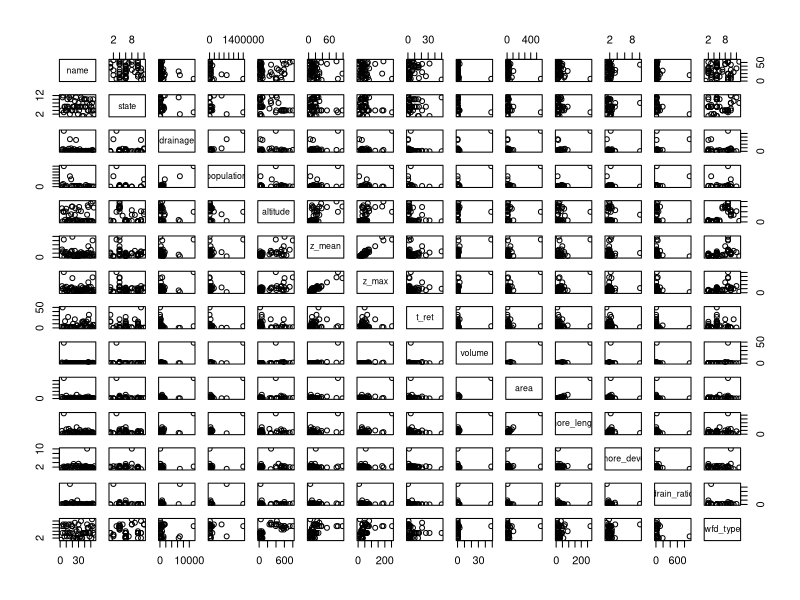
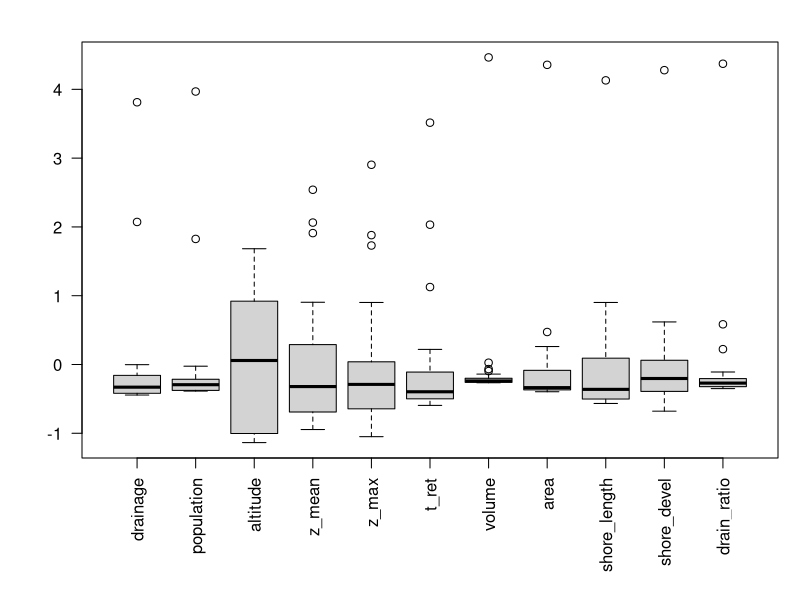
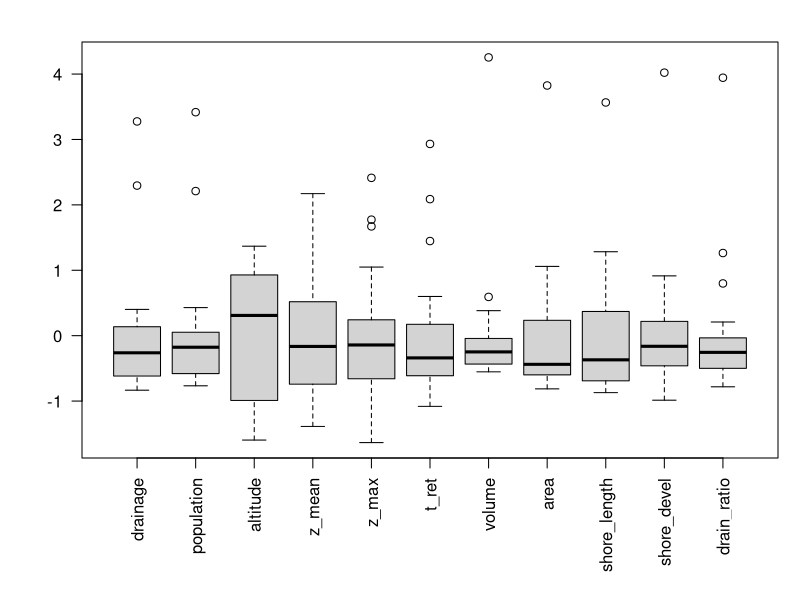
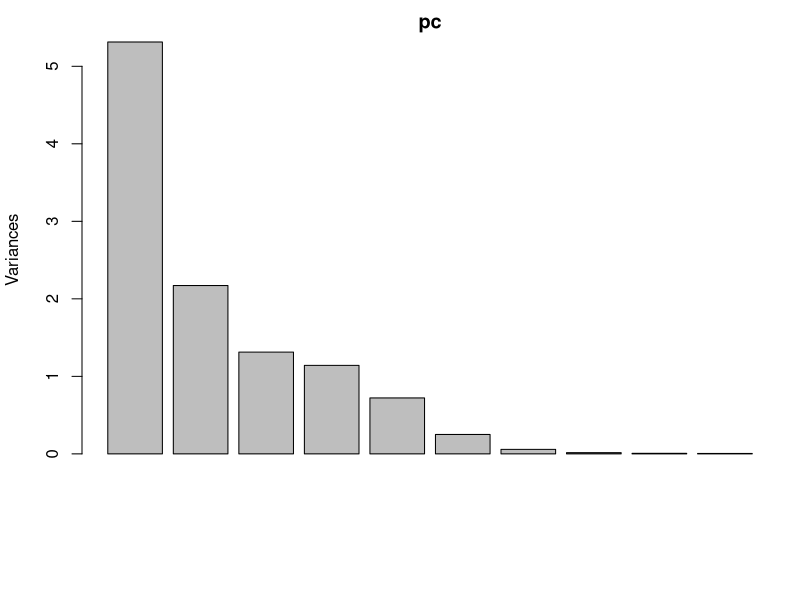
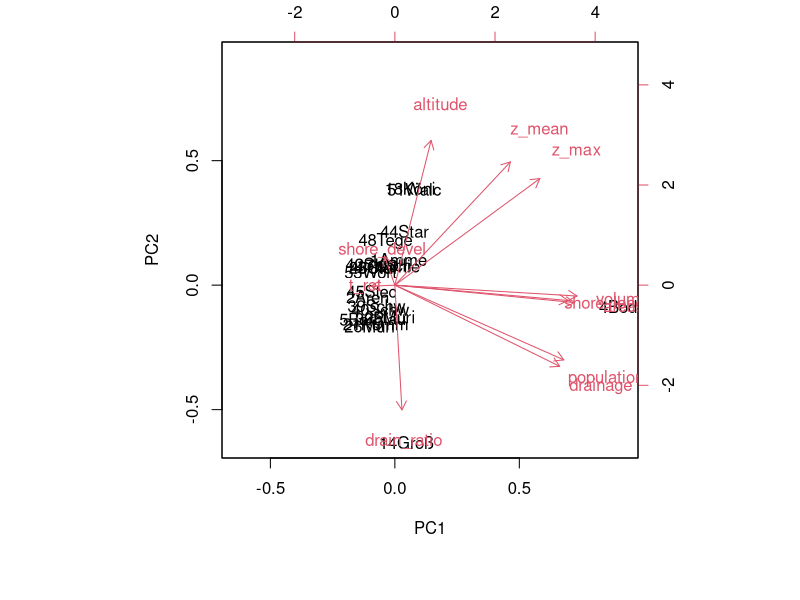
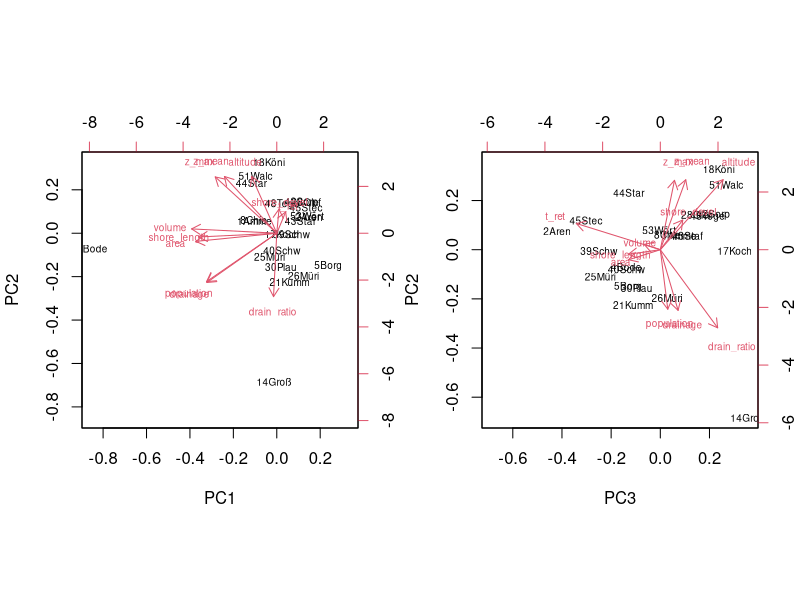
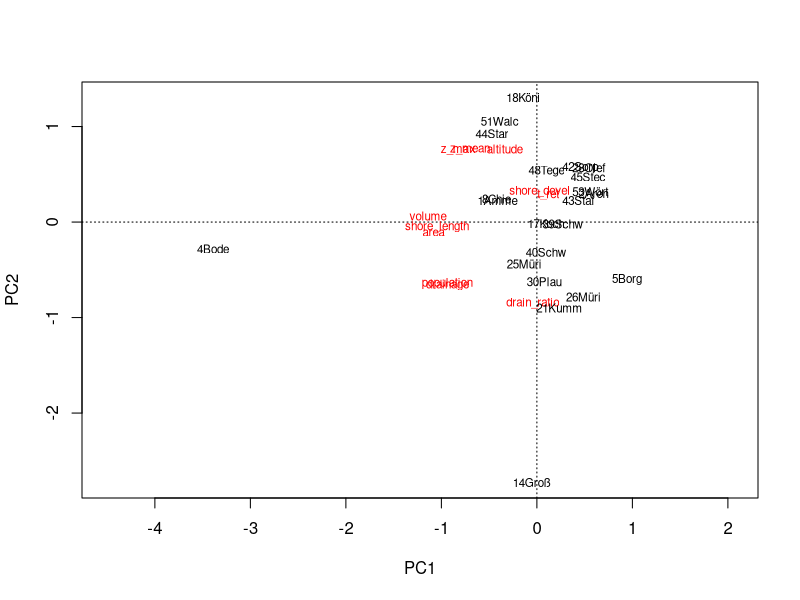
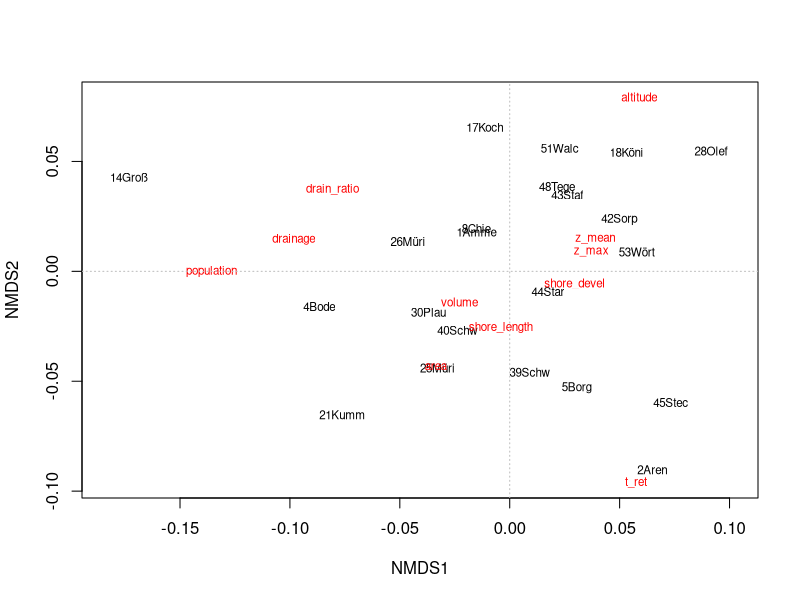

Generate these figures, in order, with R:
## ---- chunk 1
## this code chunk sets some technical details, it is not shown to the user
library("readxl")
library("vegan")
library("knitr")
#knitr::opts_chunk$set(echo = TRUE, eval=FALSE)
knitr::opts_chunk$set(echo = TRUE, eval=TRUE)
#setupKnitr(autoprint = TRUE)
## ---- chunk 2
library("readxl") # read Excel files directly
lakes <- as.data.frame(
  read_excel("../data/3_tab_kenndaten-ausgew-seen-d_2021-04-08.xlsx", sheet="Tabelle1", skip=3)
)
names(lakes) <- c("name", "state", "drainage", "population", "altitude", 
                  "z_mean", "z_max", "t_ret", "volume", "area", "shore_length", 
                  "shore_devel", "drain_ratio", "wfd_type")
str(lakes)
## ---- chunk 3
plot(lakes)
## ---- chunk 4
library("readxl") # read Excel files directly
library("vegan")  # multivariate statistics in ecology
lakes <- as.data.frame(
  read_excel("../data/3_tab_kenndaten-ausgew-seen-d_2021-04-08.xlsx", sheet="Tabelle1", skip=3)
)
names(lakes) <- c("name", "state", "drainage", "population", "altitude", 
                  "z_mean", "z_max", "t_ret", "volume", "area", "shore_length", 
                  "shore_devel", "drain_ratio", "wfd_type")
rownames(lakes) <- paste0(1:nrow(lakes), substr(lakes$name, 1, 4))
## ---- chunk 5
valid_columns <- c("drainage", "population", "altitude", "z_mean",
                   "z_max", "t_ret", "volume", "area", "shore_length", 
                   "shore_devel", "drain_ratio")

#valid_columns <- c("drainage", "altitude", "z_mean",
#                   "z_max", "t_ret", "volume", "area", "shore_length", 
#                   "shore_devel","drain_ratio")
dat <- lakes[valid_columns]
dat <- na.omit(dat)
## ---- chunk 6
par(mfrow = c(1, 1))
par(mar = c(7, 4, 2, 1) + .1)
boxplot(scale(dat), las = 2)
dat$altitude <- ifelse(dat$altitude < 0, 0, dat$altitude)
boxplot(scale(sqrt(dat)), las=2)
## ---- chunk 7
pc <- prcomp(scale(dat))
summary(pc)
plot(pc)
biplot(pc)
## ---- chunk 8
dat2 <- sqrt(dat)
pc2 <- prcomp(scale(dat2))
summary(pc2)
## ---- chunk 9
par(mfrow=c(1,2))
par(mar=c(5, 4, 4, 2) + 0.1)
biplot(pc2, cex=0.6)
biplot(pc2, cex=0.6, choices=c(3, 2))
## ---- chunk 10
par(mfrow=c(1,1))
pc3 <- rda(dat2, scale = TRUE)
pc3
#summary(pc3)
plot(pc3)
## ---- chunk 11
md <- metaMDS(dat2, scale = TRUE, distance = "euclid")
plot(md, type="text")
abline(h=0, col="grey", lty="dotted")
abline(v=0, col="grey", lty="dotted")
## ---- chunk 12
par(mfrow=c(2,1))
hc <- hclust(dist(scale(dat2)), method="complete") # the default
plot(hc)

hc2 <- hclust(dist(scale(dat2)), method="ward.D2")
plot(hc2)
## ---- chunk 13
plot(hc, hang = -1)
rect.hclust(hc, 5)
grp <- cutree(hc, 5)
# grp                  # can be used to show the groups
plot(md, type = "n")
text(md$points, row.names(dat2), col = grp)
